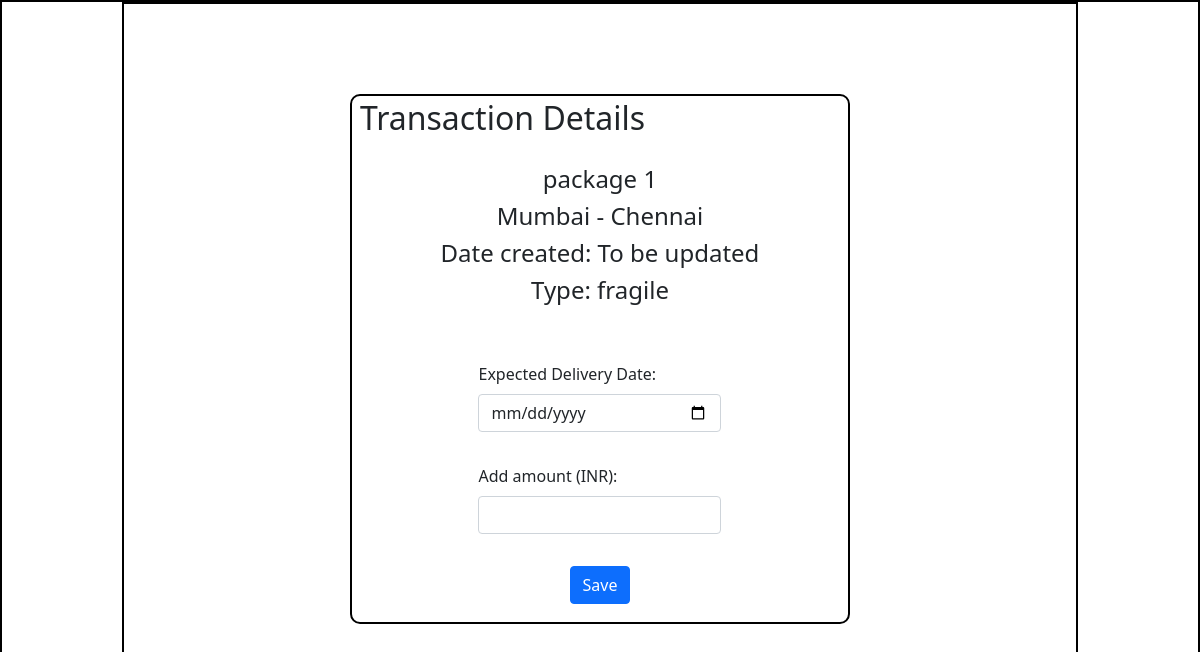
The page /review/1 on the database its author committed.
### application/models.py (models this page shows)
class Transaction(db.Model):
    id = db.Column(db.Integer(), primary_key = True)
    t_name = db.Column(db.String(), nullable = False)
    t_type = db.Column(db.String(), nullable = False)
    t_date = db.Column(db.String(), nullable = False)
    delivery_date = db.Column(db.String(), default = "To be updated")
    s_city = db.Column(db.String(), nullable = False)
    d_city = db.Column(db.String(), nullable = False)
    internal_status = db.Column(db.String(), default = "requested")
    delivery_status = db.Column(db.String(), default = "in-process")
    decription = db.Column(db.String())
    amount = db.Column(db.Integer(), default = 1000)
    user_id = db.Column(db.Integer(), db.ForeignKey("user.id"))

### application/controllers.py (the view, shortened to what this page needs)
@app.route('/review/<int:trans_id>', methods = ['GET', 'POST'])
def review(trans_id):
    this_trans = Transaction.query.get(trans_id)
    return render_template('review.html', this_trans = this_trans)

### templates/review.html (shortened to what this page needs)
<!DOCTYPE html>
<html lang="en">
<head>
    <link href="https://cdn.jsdelivr.net/npm/bootstrap@5.0.2/dist/css/bootstrap.min.css" rel="stylesheet">
    <link rel="stylesheet" href="/static/review.css">
</head>
<body>
    <div id="main">
        <div id="canvas">
            <div id="trans-area">
                <h2 class="headings">Transaction Details</h2>
                <div id="t-details">
                    <h4>{{ this_trans.t_name }}</h4>
                    <h4>{{ this_trans.s_city }} - {{ this_trans.d_city }}</h4>
                    <h4>Date created: {{this_trans.delivery_date}}</h4>
                    <h4>Type: {{ this_trans.t_type }}</h4>
                </div>
                <form class="row amt g-3 p-2" action="/review/{{this_trans.id}}" method="post">
                    <div class="mb-3">
                        <label for="d_date" class="form-label">Expected Delivery Date:</label>
                        <input type="date" class="form-control" id="d_date" name="d_date">
                    </div>
                    <div class="mb-3">
                        <label for="amt" class="form-label">Add amount (INR):</label>
                        <input type="text" class="form-control" id="amt" name="amt">
                    </div>
                    <div id="create-btn">
                        <button type="submit" class="btn btn-primary mb-3">Save</button>
                    </div>
                </form>
            </div>
        </div>
    </div>
</body>
</html>

### static/review.css (style rules this page uses)
* { margin: 0px; }
#main, #canvas { border: 2px solid black; }
#canvas { width: 80%; margin: auto; height: 800px; padding: 10px; }
.headings { margin: 3px; padding-left: 5px; }
#trans-area { border: 2px solid black; height: 530px; width: 500px; margin: auto; margin-top: 80px; border-radius: 10px; }
#t-details { padding: 25px 0px; text-align: center; }
.amt { width:275px; margin:auto; }
#create-btn { text-align: center; }

### rows shown on the page
Transaction: t_name "package 1", s_city "Mumbai", d_city "Chennai", delivery_date "To be updated", t_type "fragile"
